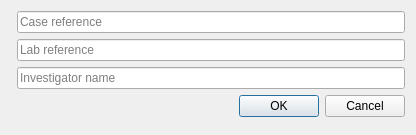
<?xml version="1.0" encoding="UTF-8"?>
<ui version="4.0">
 <class>Dialog</class>
 <widget class="QDialog" name="Dialog">
  <property name="geometry">
   <rect>
    <x>0</x>
    <y>0</y>
    <width>416</width>
    <height>135</height>
   </rect>
  </property>
  <property name="minimumSize">
   <size>
    <width>416</width>
    <height>135</height>
   </size>
  </property>
  <property name="maximumSize">
   <size>
    <width>416</width>
    <height>135</height>
   </size>
  </property>
  <property name="windowTitle">
   <string>New case...</string>
  </property>
  <layout class="QFormLayout" name="formLayout">
   <item row="3" column="1">
    <widget class="QDialogButtonBox" name="buttonBox">
     <property name="orientation">
      <enum>Qt::Horizontal</enum>
     </property>
     <property name="standardButtons">
      <set>QDialogButtonBox::Cancel|QDialogButtonBox::Ok</set>
     </property>
    </widget>
   </item>
   <item row="0" column="1">
    <widget class="QLineEdit" name="case_reference_field">
     <property name="minimumSize">
      <size>
       <width>240</width>
       <height>21</height>
      </size>
     </property>
     <property name="autoFillBackground">
      <bool>false</bool>
     </property>
     <property name="styleSheet">
      <string notr="true"/>
     </property>
     <property name="locale">
      <locale language="English" country="UnitedKingdom"/>
     </property>
     <property name="placeholderText">
      <string>Case reference</string>
     </property>
    </widget>
   </item>
   <item row="1" column="1">
    <widget class="QLineEdit" name="lab_reference_field">
     <property name="minimumSize">
      <size>
       <width>240</width>
       <height>21</height>
      </size>
     </property>
     <property name="locale">
      <locale language="English" country="UnitedKingdom"/>
     </property>
     <property name="placeholderText">
      <string>Lab reference</string>
     </property>
    </widget>
   </item>
   <item row="2" column="1">
    <widget class="QLineEdit" name="investigator_field">
     <property name="minimumSize">
      <size>
       <width>240</width>
       <height>21</height>
      </size>
     </property>
     <property name="locale">
      <locale language="English" country="UnitedKingdom"/>
     </property>
     <property name="placeholderText">
      <string>Investigator name</string>
     </property>
     <property name="clearButtonEnabled">
      <bool>false</bool>
     </property>
    </widget>
   </item>
  </layout>
 </widget>
 <resources/>
 <connections>
  <connection>
   <sender>buttonBox</sender>
   <signal>accepted()</signal>
   <receiver>Dialog</receiver>
   <slot>accept()</slot>
   <hints>
    <hint type="sourcelabel">
     <x>248</x>
     <y>254</y>
    </hint>
    <hint type="destinationlabel">
     <x>157</x>
     <y>274</y>
    </hint>
   </hints>
  </connection>
  <connection>
   <sender>buttonBox</sender>
   <signal>rejected()</signal>
   <receiver>Dialog</receiver>
   <slot>reject()</slot>
   <hints>
    <hint type="sourcelabel">
     <x>316</x>
     <y>260</y>
    </hint>
    <hint type="destinationlabel">
     <x>286</x>
     <y>274</y>
    </hint>
   </hints>
  </connection>
 </connections>
</ui>
